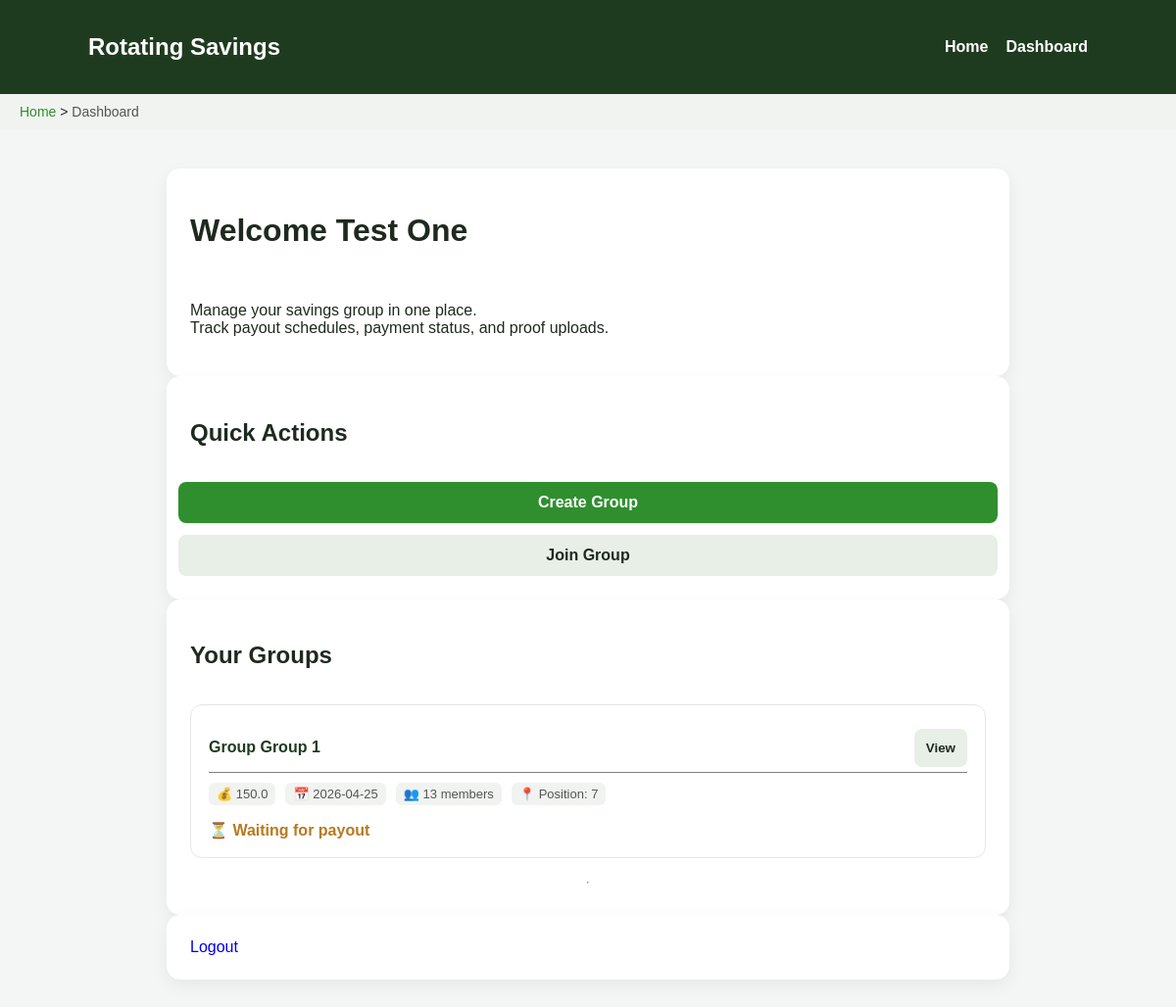
/dashboard (signed in), run on an earlier commit of the app's database.
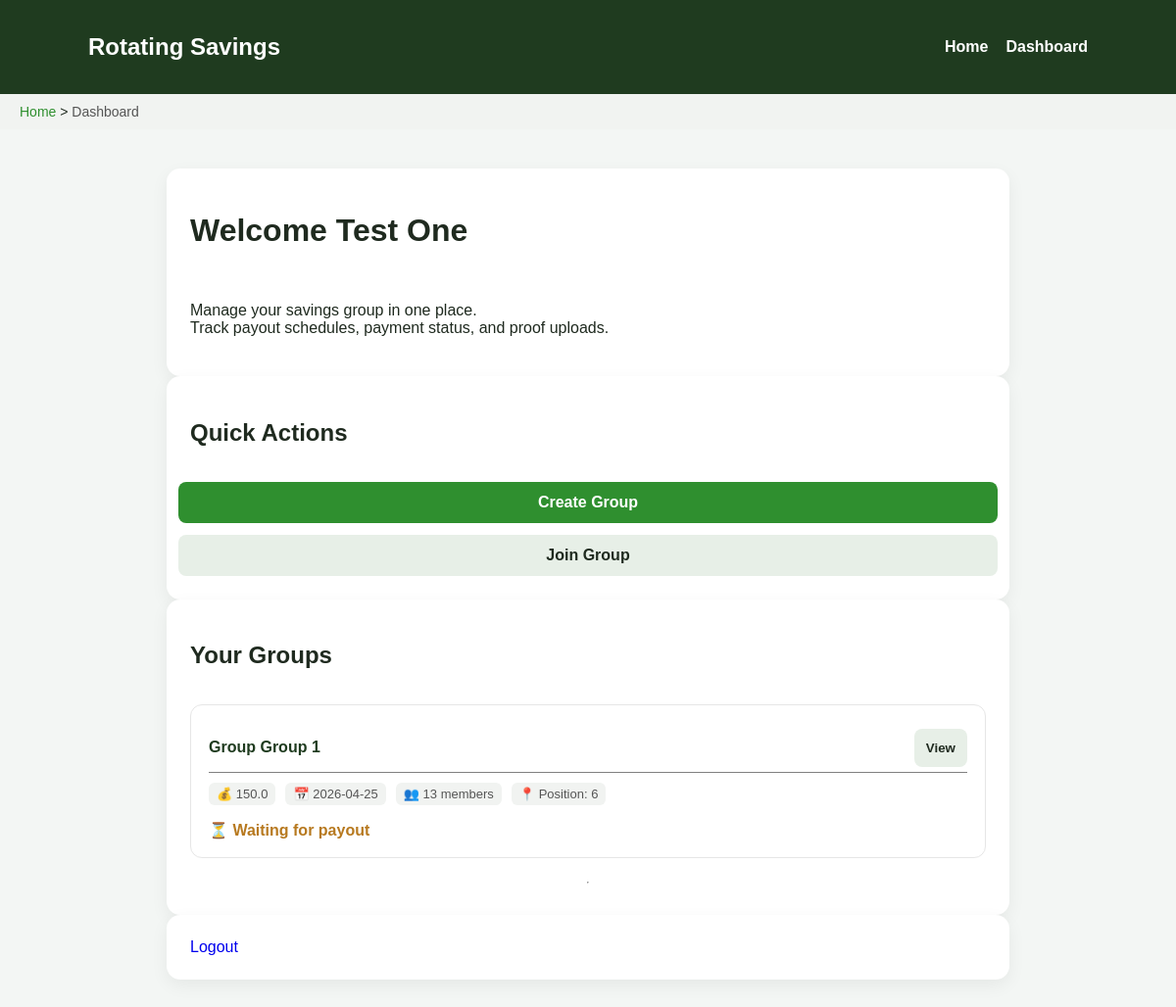
And on a later commit of the database.
### app/models.py (models this page shows, shortened)
class User(UserMixin, db.Model):
    id = db.Column(db.Integer, primary_key=True)
    full_name = db.Column(db.String(100), nullable=False)
    email = db.Column(db.String(120), unique=True, nullable=False)
    password_hash = db.Column(db.String(255), nullable=False)
    created_at = db.Column(db.DateTime, default=datetime.utcnow)     # Timestamp for account creation
    groups = db.relationship('GroupMember', back_populates='user')
    payments_made = db.relationship('Payment', foreign_keys='Payment.payer_id', backref='payer')
    payouts_received = db.relationship('PayoutSchedule', foreign_keys='PayoutSchedule.recipient_id',
                                       backref='recipient')
    reliability_score =db.Column(db.Float, default=1.0)

class GroupMember(db.Model):
    __table_args__ = (
        db.UniqueConstraint('user_id', 'group_id', name='unique_user_group'),
    )
    id = db.Column(db.Integer, primary_key=True)
    user_id = db.Column(db.Integer, db.ForeignKey('user.id'), nullable=False)
    group_id = db.Column(db.Integer, db.ForeignKey('group.id'), nullable=False)
    payout_position = db.Column(db.Integer)     # Order in which user receives payout (assigned randomly)
    has_received = db.Column(db.Boolean, default=False)      # Tracks whether user already received their payout
    user = db.relationship('User', back_populates='groups')
    group = db.relationship('Group', back_populates='members')

class Group(db.Model):
    id = db.Column(db.Integer, primary_key=True)
    name = db.Column(db.String(100), nullable=False)
    contribution_amount = db.Column(db.Float, nullable=False)      # Amount each member contributes per cycle
    payout_frequency_days = db.Column(db.Integer, default=14) # defines payout cycle frequency
    created_at = db.Column(db.DateTime, default=datetime.utcnow)
    owner_id = db.Column(db.Integer, db.ForeignKey('user.id'), nullable=False)
    members = db.relationship('GroupMember', back_populates='group', cascade="all, delete-orphan")      # All members in this group via GroupMember table
    payouts = db.relationship('PayoutSchedule', backref='group', lazy=True, cascade="all, delete-orphan")     # Payout schedule entries for this group

### app/routes.py (the view)
@main.route('/dashboard')
@login_required
def dashboard():
    memberships = list(current_user.groups)  # already gives GroupMember objects
    breadcrumbs = [
        {"label": "Home", "url": url_for('main.home')},
        {"label": "Dashboard", "url": None}
    ]
    return render_template('dashboard.html', memberships=memberships,
                           breadcrumb=breadcrumbs
                           )

### app/models.py (called while the page is built)
@login.user_loader
def load_user(user_id):
    return User.query.get(int(user_id))

### app/templates/dashboard.html (shortened to what this page needs)
{% extends "base.html" %}
{% block content %}
<div class="card">
    <h1>Welcome {{ current_user.full_name }}</h1>
    <p>
        Manage your savings group in one place.<br>
        Track payout schedules, payment status, and proof uploads.
    </p>
</div>
<div class="dashboard-actions card">
    <h2>Quick Actions</h2>
        <div class="button-column">
    <a href="{{ url_for('main.create_group') }}" class="btn btn-primary btn-full">
        Create Group
    </a>
    <a href="{{ url_for('main.groups') }}" class="btn btn-secondary btn-full">
        Join Group
    </a>
</div>
</div>
<div class="user-groups card">
    <h2>Your Groups</h2>
    {% if memberships %}
        {% for membership in memberships %}
            <div id="group-{{ membership.group.id }}" class="group-card">
                    <div class="group-header">
                        <h3 class="group-title">Group {{ membership.group.name }}</h3>
                        <button class="btn btn-secondary" onclick="openModal({{ membership.group.id }})">
                            View
                        </button>
                    </div>
                    <div class="group-meta">
                        <div class="meta-item">
                            💰 {{ membership.group.contribution_amount }}
                        </div>
                        <div class="meta-item">
                            📅 {{ membership.group.created_at.strftime('%Y-%m-%d') }}
                        </div>
                        <div class="meta-item">
                            👥 {{ membership.group.members|length }} members
                        </div>
                        <div class="meta-item">
                            📍 Position: {{ membership.payout_position if membership.payout_position else "N/A" }}
                        </div>
                    </div>
                    <div class="status {% if membership.has_received %}done{% else %}waiting{% endif %}">
                        {% if membership.has_received %}
                            ✔ Received payout
                        {% else %}
                            ⏳ Waiting for payout
                        {% endif %}
                    </div>
            </div>
            <hr>
        {% endfor %}
    {% else %}
        <p>You are not in any groups yet.</p>
    {% endif %}
</div>
<div class="logout card">
    <a href="{{ url_for('main.logout') }}" class="buttons">Logout</a>
</div>
{% endblock %}

### app/templates/base.html (shortened to what this page needs)
<!DOCTYPE html>
<html lang="en">
<head>
    <link rel="stylesheet" href="{{ url_for('static', filename='style.css') }}">
</head>
<body>
    <nav class="navbar">
        <div class="nav-container">
            <h1 class="logo">Rotating Savings</h1>
          <ul class="nav-links">
            <li><a href="{{ url_for('main.home') }}">Home</a></li>
            {% if current_user.is_authenticated %}
                <li><a href="{{ url_for('main.dashboard') }}">Dashboard</a></li>
            {% else %}
                <li><a href="{{ url_for('main.login') }}">Login</a></li>
                <li><a href="{{ url_for('main.register') }}">Register</a></li>
            {% endif %}
        </ul>
        </div>
    </nav>
    <div class="breadcrumb">
        {% if breadcrumb %}
            {% for item in breadcrumb %}
                {% if not loop.last %}
                    <a href="{{ item.url }}">{{ item.label }}</a> &gt;
                {% else %}
                    <span>{{ item.label }}</span>
                {% endif %}
            {% endfor %}
        {% endif %}
    </div>
    <div class="container">
        {% block content %}
        {% endblock %}
    </div>
</body>
</html>

### app/static/style.css (style rules this page uses)
* { text-decoration: none; }
body { font-family: Arial, sans-serif; margin: 0; background: #f3f6f4; color: #1f2a1f; }
.container { display: flex; flex-direction: column; justify-content: center; align-items: center; padding: 40px 20px; }
.navbar { background: #1f3b1f; padding: 14px 0; }
.nav-container { width: 85%; margin: auto; display: flex; justify-content: space-between; align-items: center; }
.logo { color: white; font-weight: bold; }
.nav-links { display: flex; gap: 18px; list-style: none; }
.nav-links a { color: white; text-decoration: none; font-weight: 600; }
.dashboard-actions { display: flex; flex-direction: column; justify-content: normal; gap: 12px; }
.user-groups { display: flex; flex-direction: column; gap: 12px; }
.card, .form-card, .modal-content { display: flex; flex-direction: column; gap: 16px; background: white; padding: 24px; border-radius: 14px; box-shadow: 0 6px 18px rgba(0,0,0,0.06); width: 70%; }
.group-card { display: flex; flex-direction: column; gap: 10px; padding: 18px; border-radius: 12px; background: white; border: 1px solid #e6e6e6; transition: 0.2s ease; }
.group-header { display: flex; border-bottom: solid 1px gray; justify-content: space-between; align-items: center; }
.group-title { font-size: 16px; font-weight: 700; color: #1f3b1f; }
.group-meta { display: flex; flex-wrap: wrap; gap: 10px; font-size: 13px; color: #555; }
.meta-item { background: #f1f3f1; padding: 4px 8px; border-radius: 6px; }
.status { margin-top: 6px; font-weight: 600; }
.status.waiting { color: #b7791f; }
.btn { padding: 12px; border: none; border-radius: 8px; font-weight: 600; cursor: pointer; transition: 0.2s ease; }
.btn-primary { background: #2f8f2f; color: white; }
.btn-secondary { background: #e7efe7; color: #1f2a1f; }
.button-column { display: flex; flex-direction: column; gap: 12px; width: 100%; align-items: center; }
.btn-full { text-align: center; width: 100%; }
.logout { display: flex; justify-content: center; }
.breadcrumb { padding: 10px 20px; font-size: 14px; background: #f1f3f1; }
.breadcrumb a { text-decoration: none; color: #2f8f2f; }
.breadcrumb span { color: #555; }

What changed in the data, as far as the page shows it:
changed GroupMember "Group 1": payout_position "7" → "6"
